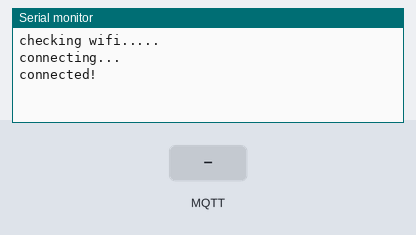
The sketch below on a simulated ESP32. On the bench: the last lines printed to the serial monitor. The test bench sets the inputs (shaded band). WiFi joins after 1.5 s; servers stay silent unless stated; no MQTT or app messages arrive unless stated.

Above: at 3.2 s.
3.3 s: MQTT message "try/button" arrives on the first subscribed topic
At 4.4 s:
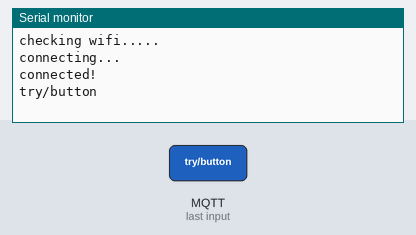
4.8 s: MQTT message "on" arrives on the first subscribed topic
At 5.4 s:
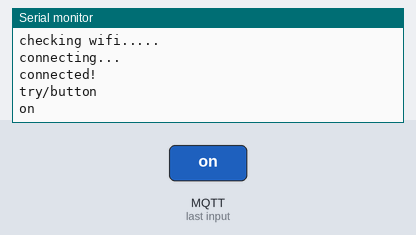
6.3 s: MQTT message "off" arrives on the first subscribed topic
At 6.8 s:
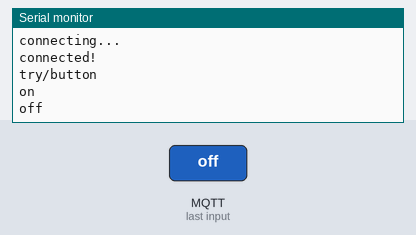

Measured:
- after the input at 3.3 s, the serial monitor: prints a new line at once (image 1)
- after the input at 4.8 s, the serial monitor: prints a new line at once (image 2)
- after the input at 6.3 s, the serial monitor: prints a new line at once (image 3)

The sketch:

esidevkit01.ino
```cpp
/*------------------------------------------------------------------
  ===================  Seksyen 1 - HEADER        ===================
  ------------------------------------------------------------------*/

//-------------------------------------------------------------------
//=  A. - Library  include and define  yang diperlukan              =
//-------------------------------------------------------------------

#include <WiFi.h>
#include <MQTT.h>

//--------------------------------------------------------------------------
//-----b. - ISTIHAR Sambungan nama Pin dengan Nombor Fizikal PIN ----
//--------------------------------------------------------------------------

//---Actuator and Relay  pin connection---
#define button   5

// ~~~~~~~~~~~~~~~~~~~~ PENTING ~~~~~~~~~~~~~~~~~~~~~~~~

//--- setting broker ----------
// ------ Sila edit nama atau ID ikut keperluan --------
#define Client_Id   "asmahtryiot12345"
#define NamaBroker  "broker.hivemq.com"
#define namaSSID    "IoT";
#define SSIDpwd     "iot@kksj2023";
// ~~~~~~~~~~~~~~~~~~~  TAMMAT   ~~~~~~~~~~~~~~~~~~~~~~~

//-----c.  - ISTIHAR  constant dan pembolehubah------------------------------

//------ ISTIHAR Pemboleh ubah dengan jenis Data yang digunakan---
unsigned long lastMillis = 0;
//---Setting wifi  --
const char ssid[] = namaSSID;
const char pass[] = SSIDpwd;

//-----d. - Cipta Objek dari Librari berkaitan------------------ ----
//--------------------------------------------------------------------------

WiFiClient net;
MQTTClient client;

//##################  Seksyen 1 - TAMAT #############################

//==================  Seksyen 2 - Fungsi Setup ======================
//-------------------------------------------------------------------

void setup() {
  pinMode(button,INPUT);
  Serial.begin(115200); // initialize serial

  WiFi.begin(ssid, pass);
  client.begin(NamaBroker, net);
  client.onMessage(messageReceived);

  connect();

}
//##################  Seksyen 2 - TAMAT #############################

//==============  Seksyen 3 - Fungsi Utama (LOOP) ===================
//-------------------------------------------------------------------
void loop() {

 client.loop();
 delay(10);  // <- fixes some issues with WiFi stability

  if (!client.connected()) {
    connect();
  }

// publish a message roughly every second.
  if (millis() - lastMillis > 5000) {
  lastMillis = millis();

    //------SENSOR 1-------------------------------------------------------------

  }

}

//##################  Seksyen 3 - TAMAT #############################
```

wificon.ino
```cpp
void connect() {
  Serial.print("checking wifi...");
  while (WiFi.status() != WL_CONNECTED) {
    Serial.print(".");
    delay(1000);
  }

  Serial.print("\nconnecting...");
  while (!client.connect(Client_Id)) {
    Serial.print(".");
    delay(1000);
  }
  Serial.println("\nconnected!");
  client.subscribe("try/button");
  // -- tambah subcribe disini ---

}

void messageReceived(String &topic, String &payload) {
  //Serial.println("incoming: " + topic + " - " + payload);
   Serial.println(payload);

  //==============================================================
  if(String(topic) == "try/button")
  {

  }
//--------------------------- Test Buzzer END --------------------

//==========================Relay Control ========================

//   ----Tulis Kod Kawalan ( subsribe here ) -------

//--------------------------- Relay Control --------------------

}
```
